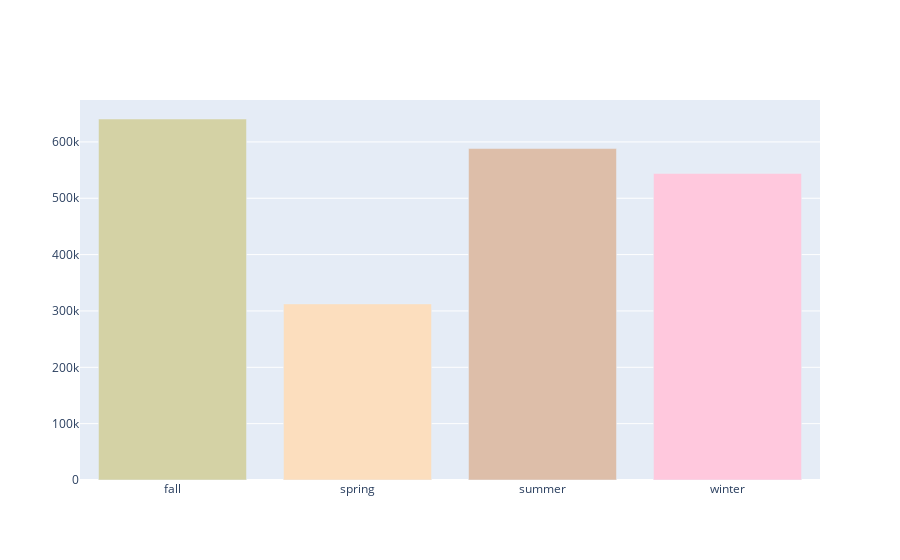

Notebook source saved alongside this figure:
### Code cell
labels= season_df['season']
values= season_df['number_of_cycles_rented']

colors = ['#D4D2A5','#FCDEBE','#ddbea9','#ffc8dd']

bar_chart = go.Figure(go.Bar(x=labels, y=values, marker_color=colors))
bar_chart

### Figure 1 — Plotly figure (JSON) as saved in the notebook; plotly's stock layout.template omitted (floating-point values rounded to 4 significant figures)
{"data": [{"marker": {"color": ["#D4D2A5", "#FCDEBE", "#ddbea9", "#ffc8dd"]}, "type": "bar", "x": ["fall", "spring", "summer", "winter"], "y": [640662, 312498, 588282, 544034]}], "layout": {}}
